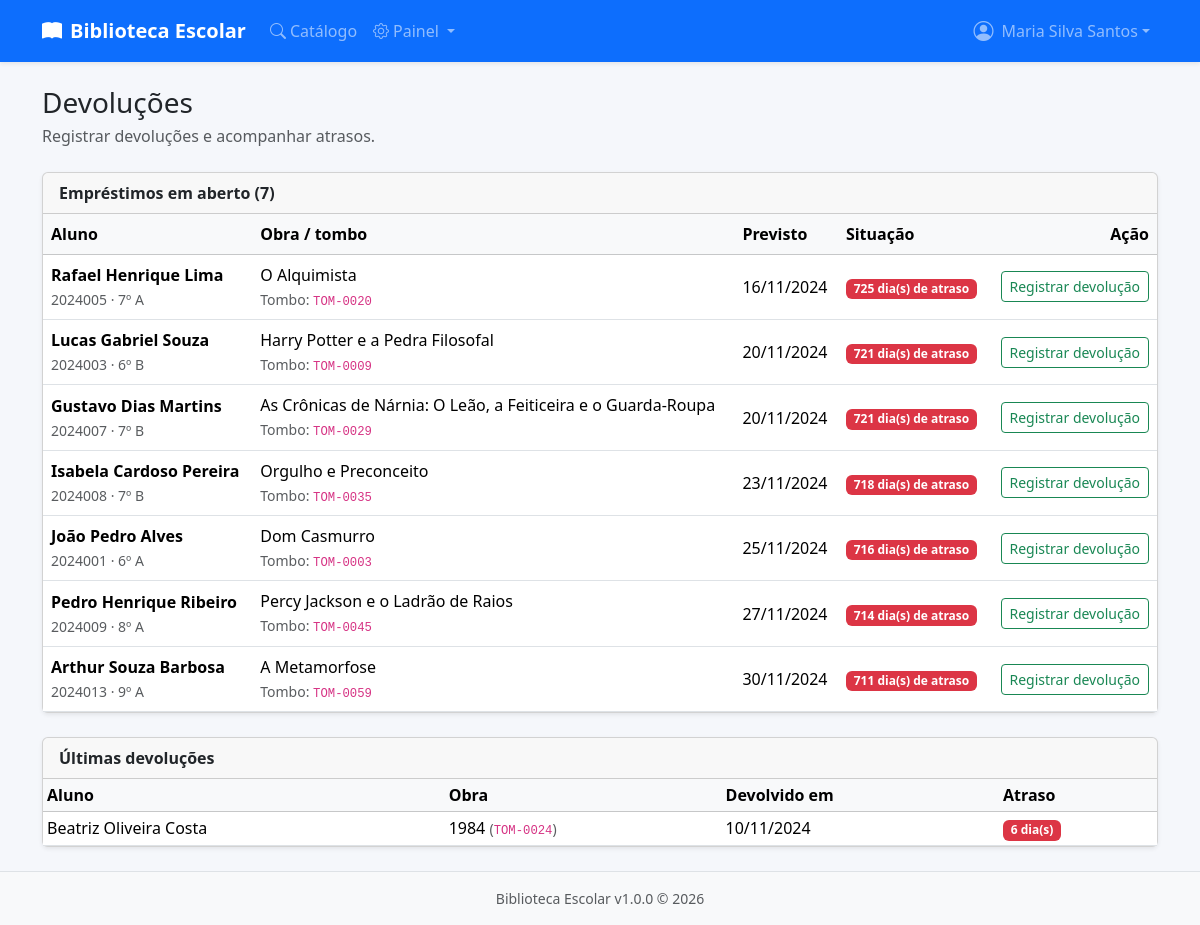
The app's page /public/devolucoes.php (signed in) with its own data.
### tables this page shows
CREATE TABLE IF NOT EXISTS `emprestimos` (
    `id` INT UNSIGNED NOT NULL AUTO_INCREMENT,
    `exemplar_id` INT UNSIGNED NOT NULL,
    `usuario_id` INT UNSIGNED NOT NULL,
    `bibliotecario_id` INT UNSIGNED NOT NULL,
    `data_retirada` DATE NOT NULL,
    `data_prevista_devolucao` DATE NOT NULL,
    `data_devolucao` DATE DEFAULT NULL,
    `renovado` TINYINT(1) NOT NULL DEFAULT 0,
    `dias_atraso` INT UNSIGNED NOT NULL DEFAULT 0,
    `suspensao_aplicada` TINYINT(1) NOT NULL DEFAULT 0,
    `observacoes` TEXT DEFAULT NULL,
    `criado_em` TIMESTAMP NOT NULL DEFAULT CURRENT_TIMESTAMP,
    `atualizado_em` TIMESTAMP NOT NULL DEFAULT CURRENT_TIMESTAMP ON UPDATE CURRENT_TIMESTAMP,
    PRIMARY KEY (`id`),
    KEY `idx_exemplar` (`exemplar_id`),
    KEY `idx_usuario_ativo` (`usuario_id`, `data_devolucao`),
    KEY `idx_atrasados` (`data_prevista_devolucao`, `data_devolucao`),
    CONSTRAINT `fk_emprestimo_exemplar` FOREIGN KEY (`exemplar_id`) REFERENCES `exemplares` (`id`) ON DELETE RESTRICT,
    CONSTRAINT `fk_emprestimo_usuario` FOREIGN KEY (`usuario_id`) REFERENCES `usuarios` (`id`) ON DELETE CASCADE,
    CONSTRAINT `fk_emprestimo_bibliotecario` FOREIGN KEY (`bibliotecario_id`) REFERENCES `usuarios` (`id`) ON DELETE RESTRICT
);

CREATE TABLE IF NOT EXISTS `usuarios` (
    `id` INT UNSIGNED NOT NULL AUTO_INCREMENT,
    `matricula` VARCHAR(20) NOT NULL,
    `nome` VARCHAR(120) NOT NULL,
    `email` VARCHAR(150) DEFAULT NULL,
    `turma` VARCHAR(20) DEFAULT NULL,
    `senha_hash` VARCHAR(255) NOT NULL,
    `tipo` ENUM('aluno','bibliotecario') NOT NULL DEFAULT 'aluno',
    `ativo` TINYINT(1) NOT NULL DEFAULT 1,
    `suspenso_ate` DATE DEFAULT NULL,
    `criado_em` TIMESTAMP NOT NULL DEFAULT CURRENT_TIMESTAMP,
    `atualizado_em` TIMESTAMP NOT NULL DEFAULT CURRENT_TIMESTAMP ON UPDATE CURRENT_TIMESTAMP,
    PRIMARY KEY (`id`),
    UNIQUE KEY `uk_matricula` (`matricula`),
    UNIQUE KEY `uk_email` (`email`),
    KEY `idx_tipo_ativo` (`tipo`, `ativo`)
);

CREATE TABLE IF NOT EXISTS `obras` (
    `id` INT UNSIGNED NOT NULL AUTO_INCREMENT,
    `titulo` VARCHAR(200) NOT NULL,
    `autor` VARCHAR(150) NOT NULL,
    `isbn` VARCHAR(20) DEFAULT NULL,
    `editora` VARCHAR(100) DEFAULT NULL,
    `ano` YEAR DEFAULT NULL,
    `categoria` VARCHAR(80) DEFAULT NULL,
    `sinopse` TEXT DEFAULT NULL,
    `capa` VARCHAR(255) DEFAULT NULL,
    `criado_em` TIMESTAMP NOT NULL DEFAULT CURRENT_TIMESTAMP,
    `atualizado_em` TIMESTAMP NOT NULL DEFAULT CURRENT_TIMESTAMP ON UPDATE CURRENT_TIMESTAMP,
    PRIMARY KEY (`id`),
    KEY `idx_titulo` (`titulo`),
    KEY `idx_autor` (`autor`),
    KEY `idx_categoria` (`categoria`),
    KEY `idx_isbn` (`isbn`)
);

CREATE TABLE IF NOT EXISTS `exemplares` (
    `id` INT UNSIGNED NOT NULL AUTO_INCREMENT,
    `obra_id` INT UNSIGNED NOT NULL,
    `tombo` VARCHAR(30) NOT NULL,
    `status` ENUM('disponivel','emprestado','reservado','manutencao') NOT NULL DEFAULT 'disponivel',
    `localizacao` VARCHAR(80) DEFAULT NULL,
    `observacoes` TEXT DEFAULT NULL,
    `criado_em` TIMESTAMP NOT NULL DEFAULT CURRENT_TIMESTAMP,
    `atualizado_em` TIMESTAMP NOT NULL DEFAULT CURRENT_TIMESTAMP ON UPDATE CURRENT_TIMESTAMP,
    PRIMARY KEY (`id`),
    UNIQUE KEY `uk_tombo` (`tombo`),
    KEY `idx_obra_status` (`obra_id`, `status`),
    CONSTRAINT `fk_exemplar_obra` FOREIGN KEY (`obra_id`) REFERENCES `obras` (`id`) ON DELETE CASCADE
);

### app/helpers/view.php (called while the page is built, shortened)
<?php
function view(string $arquivo, array $dados = []): void {
    extract($dados);
    require VIEWS_PATH . "/{$arquivo}.php";
    require VIEWS_PATH . '/layout.php';
}

### public/devolucoes.php (called while the page is built, shortened)
<?php
$db = db();
$stmt = $db->query("
    SELECT emp.*, u.nome AS aluno, u.matricula, u.turma, o.titulo AS obra_titulo, x.tombo,
           DATEDIFF(CURDATE(), emp.data_prevista_devolucao) AS dias_atraso
    FROM emprestimos emp
    JOIN usuarios u ON u.id = emp.usuario_id
    JOIN exemplares x ON x.id = emp.exemplar_id
    JOIN obras o ON o.id = x.obra_id
    WHERE emp.data_devolucao IS NULL
    ORDER BY emp.data_prevista_devolucao
");
$ativos = $stmt->fetchAll();
$stmt = $db->query("
    SELECT emp.id, emp.data_devolucao, emp.dias_atraso, u.nome AS aluno, o.titulo AS obra_titulo, x.tombo
    FROM emprestimos emp
    JOIN usuarios u ON u.id = emp.usuario_id
    JOIN exemplares x ON x.id = emp.exemplar_id
    JOIN obras o ON o.id = x.obra_id
    WHERE emp.data_devolucao IS NOT NULL
    ORDER BY emp.data_devolucao DESC
    LIMIT 30
");
$historico = $stmt->fetchAll();
view('devolucoes', ['titulo' => 'Devoluções', 'ativos' => $ativos, 'historico' => $historico]);

### app/helpers/functions.php (called while the page is built, shortened)
<?php
function e(string $value): string {
    return htmlspecialchars($value, ENT_QUOTES, 'UTF-8');
}
function format_date(?string $date, string $format = 'd/m/Y'): string {
    try {
        return (new DateTime($date))->format($format);
    } catch (Exception) {
        return '-';
    }
}

### views/devolucoes.php (the view, shortened to what this page needs)
<div class="d-flex flex-wrap justify-content-between align-items-center mb-4">
  <div>
    <h1 class="h3 mb-1">Devoluções</h1>
    <p class="text-muted mb-0">Registrar devoluções e acompanhar atrasos.</p>
  </div>
</div>
<div class="card shadow-sm mb-4">
  <div class="card-header fw-semibold">Empréstimos em aberto (<?= count($ativos) ?>)</div>
  <div class="card-body p-0">
    <div class="table-responsive">
      <table class="table table-hover mb-0">
        <thead class="table-light">
          <tr>
            <th>Aluno</th>
            <th>Obra / tombo</th>
            <th>Previsto</th>
            <th>Situação</th>
            <th class="text-end">Ação</th>
          </tr>
        </thead>
        <tbody>
        <?php foreach ($ativos as $emprestimo): ?>
          <?php $atrasado = (int)$emprestimo['dias_atraso'] > 0; ?>
          <tr>
            <td>
              <strong><?= e($emprestimo['aluno']) ?></strong><br>
              <small class="text-muted"><?= e($emprestimo['matricula']) ?><?= $emprestimo['turma'] ? ' · ' . e($emprestimo['turma']) : '' ?></small>
            </td>
            <td>
              <?= e($emprestimo['obra_titulo']) ?><br>
              <small class="text-muted">Tombo: <code><?= e($emprestimo['tombo']) ?></code></small>
            </td>
            <td><?= e(format_date($emprestimo['data_prevista_devolucao'])) ?></td>
            <td>
              <?php if ($atrasado): ?>
                <span class="badge bg-danger"><?= (int)$emprestimo['dias_atraso'] ?> dia(s) de atraso</span>
              <?php else: ?>
                <?= status_badge('emprestado') ?>
              <?php endif; ?>
            </td>
            <td class="text-end">
              <form method="post">
                <button class="btn btn-sm btn-outline-success">Registrar devolução</button>
              </form>
            </td>
          </tr>
        <?php endforeach; ?>
        </tbody>
      </table>
    </div>
  </div>
</div>
<div class="card shadow-sm">
  <div class="card-header fw-semibold">Últimas devoluções</div>
  <div class="card-body p-0">
    <div class="table-responsive">
      <table class="table table-sm table-hover mb-0">
        <thead class="table-light">
          <tr>
            <th>Aluno</th>
            <th>Obra</th>
            <th>Devolvido em</th>
            <th>Atraso</th>
          </tr>
        </thead>
        <tbody>
        <?php foreach ($historico as $devolucao): ?>
          <tr>
            <td><?= e($devolucao['aluno']) ?></td>
            <td><?= e($devolucao['obra_titulo']) ?> <small class="text-muted">(<code><?= e($devolucao['tombo']) ?></code>)</small></td>
            <td><?= e(format_date($devolucao['data_devolucao'])) ?></td>
            <td>
              <?php if ((int)$devolucao['dias_atraso'] > 0): ?>
                <span class="badge bg-danger"><?= (int)$devolucao['dias_atraso'] ?> dia(s)</span>
              <?php else: ?>
                <span class="badge bg-success">no prazo</span>
              <?php endif; ?>
            </td>
          </tr>
        <?php endforeach; ?>
        </tbody>
      </table>
    </div>
  </div>
</div>

### public/assets/css/style.css (style rules this page uses)
:root { --be-primary: #0d6efd; --be-bg: #f5f7fb; }
body { background-color: var(--be-bg); min-height: 100vh; display: flex; flex-direction: column; }
.table th { white-space: nowrap; }
.table td { vertical-align: middle; }
.badge { font-size: .75rem; font-weight: 600; }

### records on screen
emprestimos: usuario.nome "Rafael Henrique Lima", usuario.matricula "2024005", usuario.turma "7º A", obras.titulo "O Alquimista", exemplar.tombo "TOM-0020", data_prevista_devolucao "16/11/2024", dias_atraso "725"
emprestimos: usuario.nome "Lucas Gabriel Souza", usuario.matricula "2024003", usuario.turma "6º B", obras.titulo "Harry Potter e a Pedra Filosofal", exemplar.tombo "TOM-0009", data_prevista_devolucao "20/11/2024", dias_atraso "721"
emprestimos: usuario.nome "Gustavo Dias Martins", usuario.matricula "2024007", usuario.turma "7º B", obras.titulo "As Crônicas de Nárnia: O Leão, a Feiticeira e o Guarda-Roupa", exemplar.tombo "TOM-0029", data_prevista_devolucao "20/11/2024", dias_atraso "721"
emprestimos: usuario.nome "Isabela Cardoso Pereira", usuario.matricula "2024008", usuario.turma "7º B", obras.titulo "Orgulho e Preconceito", exemplar.tombo "TOM-0035", data_prevista_devolucao "23/11/2024", dias_atraso "718"
emprestimos: usuario.nome "João Pedro Alves", usuario.matricula "2024001", usuario.turma "6º A", obras.titulo "Dom Casmurro", exemplar.tombo "TOM-0003", data_prevista_devolucao "25/11/2024", dias_atraso "716"
emprestimos: usuario.nome "Pedro Henrique Ribeiro", usuario.matricula "2024009", usuario.turma "8º A", obras.titulo "Percy Jackson e o Ladrão de Raios", exemplar.tombo "TOM-0045", data_prevista_devolucao "27/11/2024", dias_atraso "714"
emprestimos: usuario.nome "Arthur Souza Barbosa", usuario.matricula "2024013", usuario.turma "9º A", obras.titulo "A Metamorfose", exemplar.tombo "TOM-0059", data_prevista_devolucao "30/11/2024", dias_atraso "711"
emprestimos: usuario.nome "Beatriz Oliveira Costa", obras.titulo "1984", exemplar.tombo "TOM-0024", data_devolucao "10/11/2024", dias_atraso "6"

### other values on screen
APP_NAME "Biblioteca Escolar"
usuario_logado()['nome'] "Maria Silva Santos"
count($ativos) "7"
APP_VERSION "1.0.0"
